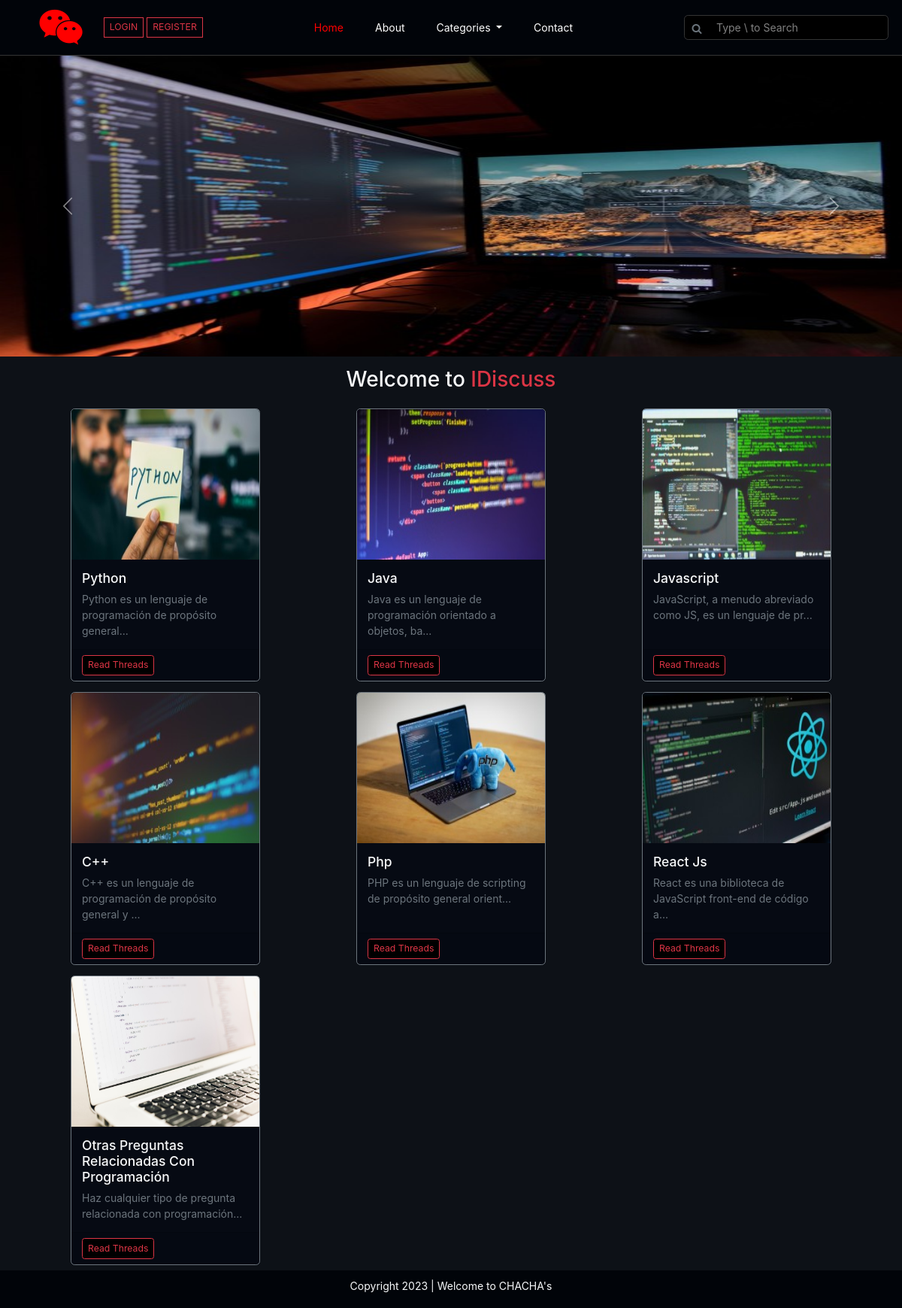
The page / on the database its author committed.
### tables this page shows
CREATE TABLE `categories` (
  `c_id` int(250) NOT NULL,
  `c_name` varchar(250) NOT NULL,
  `c_desc` varchar(250) NOT NULL,
  `c_images` varchar(255) NOT NULL,
  `c_reg_date` datetime NOT NULL DEFAULT current_timestamp()
);

### index.php (the view, shortened to what this page needs)
<!DOCTYPE html>
<html lang="en">
<head>
    <link rel="stylesheet" href="https://cdn.jsdelivr.net/npm/bootstrap@5.2.3/dist/css/bootstrap.min.css">
    <link rel="stylesheet" href="https://cdnjs.cloudflare.com/ajax/libs/font-awesome/6.0.0/css/all.min.css" />
    <link rel='stylesheet' href='https://cdnjs.cloudflare.com/ajax/libs/font-awesome/4.7.0/css/font-awesome.min.css'>
    <link rel="stylesheet" href="css_js/style.css">
</head>
<body>
    <div class="container-fluid p-0" id="maincontainer">
        <?php include 'partials/_header.php'; ?>
        <div id="carouselExampleInterval" class="carousel slide" data-bs-ride="carousel">
            <div class="carousel-inner">
                <div class="carousel-item" data-bs-interval="1500">
                    <img src="imgs/slider-2.jpg" class="d-block w-100" alt="..." height="400px">
                </div>
            </div>
            <button class="carousel-control-prev" type="button" data-bs-target="#carouselExampleInterval" data-bs-slide="prev">
                <span class="carousel-control-prev-icon" aria-hidden="true"></span>
            </button>
            <button class="carousel-control-next" type="button" data-bs-target="#carouselExampleInterval" data-bs-slide="next">
                <span class="carousel-control-next-icon" aria-hidden="true"></span>
            </button>
        </div>
        <div class="container">
            <h2 class="text-center my-3 text-light">Welcome to <span class="text-danger">IDiscuss</span></h2>
            <div class="row">
                <?php
                $sql = "select * from categories";
                $result = mysqli_query($con, $sql);
                while ($row = mysqli_fetch_assoc($result)) {
                    $c_id = $row["c_id"];
                    $c_name = $row["c_name"];
                    $c_desc = $row["c_desc"];
                    $c_img = $row["c_images"];
                    echo '<div class="col-md-4 d-flex justify-content-center alighn-items">
                        <div class="card my-2 border border-secondary" style="width: 18rem;background-color:#060a13;">
                        <img src="imgs/' . $c_img . '" class="card-img-top" style="height:200px;" alt="...">
                            <div class="card-body">
                            <h5 class="card-title text-light text-capitalize">' . $c_name . '</h5>
                                <p class="card-text text-secondary">' . substr($c_desc, 0, 60) . '...</p>
                                </div>
                                <div class="card-footer">
                                <a href="threadlist.php?catid=' . $c_id . '" class="btn btn-sm text-danger btn-outline-danger" style="background-color:black;">Read Threads</a>
                            </div>
                        </div>
                    </div>';
                }
                ?>
            </div>
        </div>
    </div>
    <?php include 'partials/_footer.php'; ?>
</body>
</html>

### partials/_header.php (shortened to what this page needs)
<nav class="navbar navbar-expand-lg sticky-top top-0" id="navbarr">
  <div class="container-fluid">
    <a class="navbar-brand ps-2 ps-sm-5" href="./"><span class="fa fa-wechat"></span></a>
    <?php
    if (isset($_SESSION["loggedin"]) && $_SESSION["loggedin"] == true) {
    ?>
      <div class="me-auto ms-1 ms-sm-3">
        <button class="btn btn-sm border border-3 border-danger btn-outline-danger rounded-5 mx-1" data-bs-toggle="modal" data-bs-target="#userprofilemodal"><span class="fa fa-user"></span></button>
        <button type="button" class="btn btn-outline-danger position-relative fa fa-bell" id="notf-btn">
          <span class="position-absolute top-0 start-100 translate-middle badge rounded-pill bg-danger invisible"><i id="notification-no"></i></span>
        </button>
      </div>
    <?php
    } else {
    ?>
      <div class="me-auto ms-1 ms-sm-3">
        <button class="btn btn-sm btn-outline-danger rounded-0" data-bs-toggle="modal" data-bs-target="#signinmodal">LOGIN</button>
        <button class="btn btn-sm btn-outline-danger rounded-0" data-bs-toggle="modal" data-bs-target="#signupmodal">REGISTER</button>
      </div>
    <?php
    }
    ?>
    <div class="collapse navbar-collapse" id="navbarSupportedContentt">
      <div class="navbar-nav mx-auto mb-2 mb-lg-0 d-flex justify-content-center align-items-center">
        <ul class="list-group list-group-horizontal-sm">
          <li class="home list-group-item">
            <a class="nav-link" aria-current="page" href="./">Home</a>
          </li>
          <li class="about list-group-item">
            <a class="nav-link" href="about.php">About</a>
          </li>
          <li class="categories dropdown list-group-item">
            <a class="nav-link dropdown-toggle" href="#" role="button" data-bs-toggle="dropdown" aria-expanded="false">
              Categories
            </a>
          </li>
          <li class="contact list-group-item">
            <a class="nav-link" href="contact.php">Contact</a>
          </li>
        </ul>
      </div>
      <form class="d-flex position-relative other-nav-content" role="search" method="get" action="search.php">
        <input class="form-control me-2 ps-5" type="search" name="search" placeholder="Type \ to Search" aria-label="Search">
        <button class="position-absolute start-0 ms-1 p-2 bg-transparent border-0" type="submit"><span class="fa fa-search text-secondary"></span></button>
      </form>
    </div>
  </div>
</nav>

### partials/_footer.php
<footer class="container-fluid text-light mb-0">
    <p class="text-center mb-0">Copyright 2023 | Welcome to CHACHA's</p>
</footer>

### css_js/style.css (style rules this page uses)
* { scroll-behavior: smooth; }
html,body { font-family: -apple-system, BlinkMacSystemFont, "Segoe UI", Roboto, Oxygen, Ubuntu, Cantarell, "Open Sans", "Helvetica Neue", sans-serif; font-size: 14px; height: 100vh; }
#maincontainer { background-color: #0d1117; min-height: calc(100vh - 50px); padding-bottom: 20px; }
nav { border-bottom: 1px solid rgb(52, 52, 52); background-color: #010409; position: relative; transition: all 200ms; min-height:70px ; }
nav .navbar-brand span { color: red !important; font-size: 50px !important; }
nav .navbar-nav li a { color: white !important; }
nav .navbar-nav .list-group .list-group-item { border: none; background-color: transparent; }
nav input { background-color: black !important; border: 1px solid rgb(52, 52, 52) !important; transition: all 1s !important; color: red !important; }
input, textarea { background-color: #060a11 !important; border: 1px solid rgb(52, 52, 52) !important; transition: all 1s !important; color: white !important; }
::placeholder { color: grey !important; }
footer { padding: 10px 0px; background-color: #010409; height: 50px; z-index:999; }

### index.php (style rules this page uses)
nav ul .home a { color: red !important }

### rows shown on the page
categories: c_images (picture), c_name "Python", c_desc "Python es un lenguaje de programación de propósito general"
categories: c_images (picture), c_name "Java", c_desc "Java es un lenguaje de programación orientado a objetos, ba"
categories: c_images (picture), c_name "Javascript", c_desc "JavaScript, a menudo abreviado como JS, es un lenguaje de pr"
categories: c_images (picture), c_name "C++", c_desc "C++ es un lenguaje de programación de propósito general y"
categories: c_images (picture), c_name "Php", c_desc "PHP es un lenguaje de scripting de propósito general orient"
categories: c_images (picture), c_name "React Js", c_desc "React es una biblioteca de JavaScript front-end de código a"
categories: c_images (picture), c_name "Otras Preguntas Relacionadas Con Programación", c_desc "Haz cualquier tipo de pregunta relacionada con programación"
